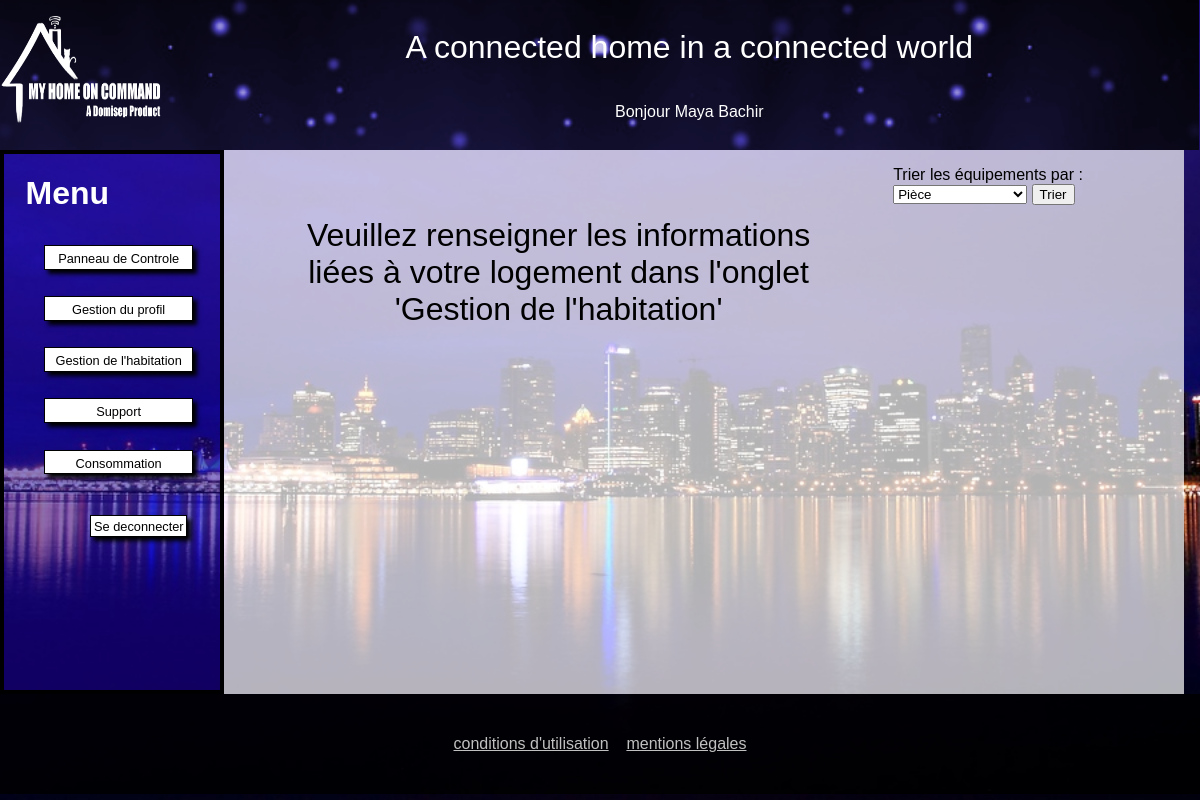
Page /MyHomeOnCommand/index.php?page=panneau (signed in) on the earlier database version.
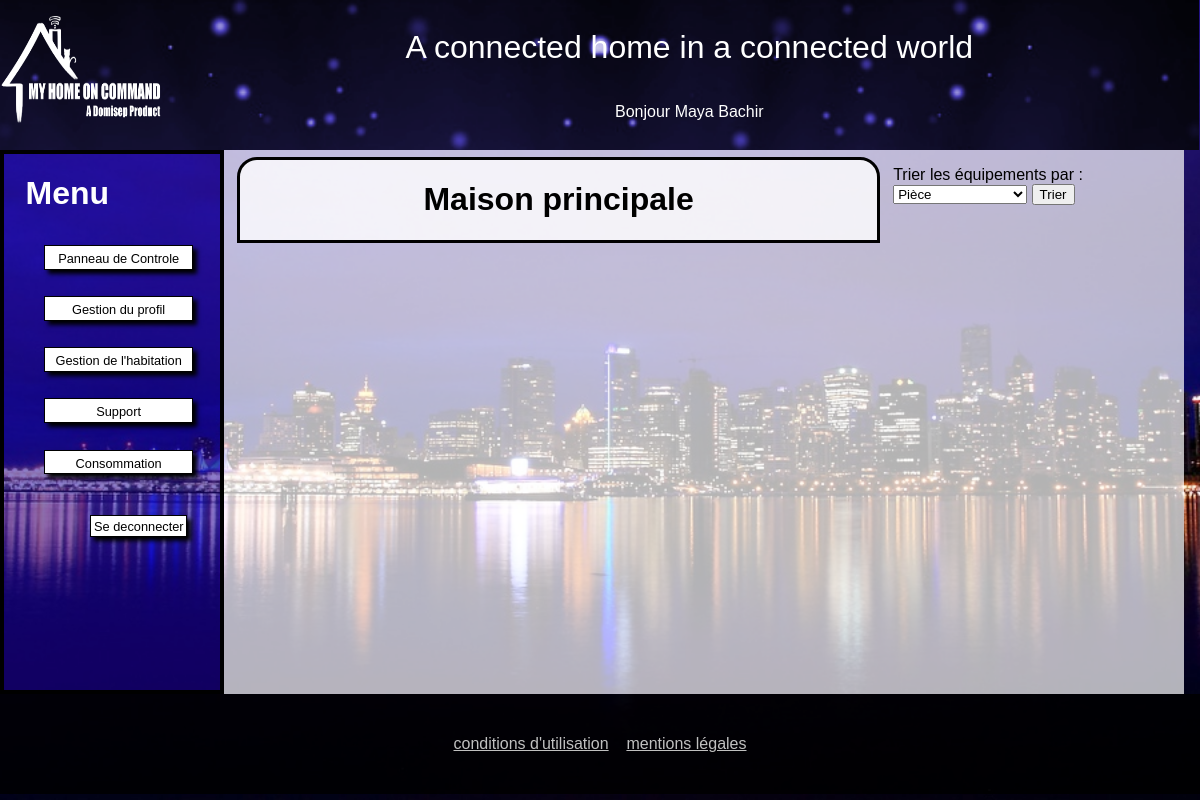
Same page on the later database version.
### tables this page shows
CREATE TABLE IF NOT EXISTS `slogan` (
  `id_slogan` int(11) NOT NULL AUTO_INCREMENT,
  `contenu_slogan` text,
  PRIMARY KEY (`id_slogan`)
);

CREATE TABLE IF NOT EXISTS `info_utilisateur` (
  `id_info_utilisateur` int(11) NOT NULL AUTO_INCREMENT,
  `prenom` varchar(255) NOT NULL,
  `nom` varchar(255) NOT NULL,
  `email` varchar(255) DEFAULT NULL,
  `telephone` varchar(255) DEFAULT NULL,
  `statut_utilisateur` varchar(255) NOT NULL,
  `id_utilisateur` int(11) NOT NULL,
  `token` varchar(255) NOT NULL,
  PRIMARY KEY (`id_info_utilisateur`)
);

CREATE TABLE IF NOT EXISTS `logement` (
  `id_logement` int(11) NOT NULL AUTO_INCREMENT,
  `nom_logement` varchar(255) NOT NULL,
  `rue` varchar(255) NOT NULL,
  `ville` varchar(255) NOT NULL,
  `code_postal` int(11) NOT NULL,
  `pays` varchar(255) NOT NULL,
  PRIMARY KEY (`id_logement`)
);

### MyHomeOnCommand/controleur/controleurPanneaucapteursClient.php (called while the page is built, shortened)
<?php
if (!isset($_POST['tri']) || empty($_POST['tri']))
{
	$fonction = 'piece';
}
else
{
	$fonction=$_POST['tri'];
}
$panneau=new panneauControle;
switch ($fonction)
{
	case 'piece' :
		$vue='panneaucontroleClient';
		$id_logements=$panneau->Obtenir_id_logements(htmlspecialchars($_SESSION['id']));
		break;
}
include('vue/' . $vue . '.php');

### MyHomeOnCommand/modele/modeleAccueil.php (called while the page is built, shortened)
<?php
class Connection
{
    protected function dbConnect()
    {
        try
        {
            $db = new PDO('mysql:host=localhost;dbname=myhomeoncommand;charset=utf8', 'root', '');
        }
        catch (Exception $e)
        {
                        die('Erreur : ' . $e->getMessage());
        }
        return $db;
    }
}
class LoginUtilisateur extends Connection
{
    public function getInfoUtilisateur($idUtil)
    {
        $db=$this->dbConnect();
        $req = $db->prepare('SELECT prenom, nom, email, telephone, statut_utilisateur, id_utilisateur FROM info_utilisateur WHERE id_utilisateur = :id');
        $req->execute(array('id' => $idUtil));
        return $req;
    }
}
class InscriptionUtilisateur extends Connection
{
     public function getSlogan()
    {
        $db=$this->dbConnect();
        $req = $db->query('SELECT contenu_slogan FROM slogan');
        return $req;
     }
}

### MyHomeOnCommand/controleur/controleurAccueil.php (called while the page is built, shortened)
<?php
function infoBandeau($idClient)
{
    $utilisateur=new LoginUtilisateur;
    $info=$utilisateur->getInfoUtilisateur($idClient);
    $information=$info->fetch();
    return $information;
}
function afficheslogan()
{
    $affiche=new InscriptionUtilisateur;
    $slogan =$affiche->getSlogan();
    $slogan=$slogan->fetch()[0];
    return $slogan;
}

### MyHomeOnCommand/modele/modelePanneaucapteursClient.php (called while the page is built, shortened)
<?php
class panneauControle extends Connection
{
	public function Obtenir_id_logements($id_utilisateur)
	{
		$bdd=$this->dbConnect();
		$req = $bdd->prepare(
			'SELECT * FROM logement
				INNER JOIN relation_logement_utilisateur
					ON logement.id_logement = relation_logement_utilisateur.id_logement
				WHERE relation_logement_utilisateur.id_utilisateur=:id_utilisateur'
			);
		$req->execute(array('id_utilisateur' => $id_utilisateur));
		$Logements_utilisateur = array();
		while($donnees = $req->fetch())
		{
			$Logements_utilisateur[] = $donnees['id_logement'];
		}
		return $Logements_utilisateur;
	}
	public function Obtenir_nom_logement($id_logement)
	{
		$bdd=$this->dbConnect();
		$req = $bdd->prepare(
			'SELECT nom_logement FROM logement
				WHERE id_logement=:id_logement'
			);
		$req->execute(array('id_logement' => $id_logement));
		while($donnee=$req->fetch())
		{
			$info=$donnee['nom_logement'];
		}
		return $info;
	}
}

### MyHomeOnCommand/vue/panneaucontroleClient.php (the view, shortened to what this page needs)
<!DOCTYPE html>
	<html>
		<head>
			<link rel="stylesheet" href="css/styleHeaderFooter.css"/>
			<link rel="stylesheet" href="css/stylePanneauClient.css"/>
			<link rel="stylesheet" href="css/styleMenu.css" />
            <link rel="stylesheet" href="css/styleGeneral.css" />
		</head>
		<body>
			<?php include('vue/header.php'); ?>
			<div id="corps">
				<?php include('vue/menuClient.php'); ?>
				<div id='paslemenu'>
					<div id='panneau_controle_bloc_principal'>
						<?php
						if(empty($id_logements))
						{
							echo "<div id='pasDeLogement'>";
							echo "Veuillez renseigner les informations liées à votre logement dans l'onglet 'Gestion de l'habitation'";
							echo "</div>";
						}
						else
						{
						foreach($id_logements as $id_logement)
						{
							echo '<div class=\'case_logement\'><div class="'.$id_logement.'">';
								$nom_logement=$panneau->Obtenir_nom_logement($id_logement);
								echo '<h1 class="titre_logement"><div class="'.$id_logement.'"></div>' . $nom_logement . '</h1>';
							echo '</div></div>';
						}
					}
					?>
					</div>
					<div id='trier'>
						<form action="index.php?page=panneau" method="post">
						<p>
						<label for="tri">Trier les équipements par :</label>
						<select name="tri" id="tri">
							<option value="piece" selected>Pièce</option>
						</select>
						<input type="submit" value="Trier" id="bouton_tri"/>
						</p>
						</form>
					</div>
				</div>
			</div>
			<?php include('vue/footer.php'); ?>
		</body>
	</html>

### MyHomeOnCommand/index.php (shortened to what this page needs)
<?php
require_once('controleur/controleurAccueil.php');
require_once('controleur/controleurRoute.php');
require_once('modele/modeleAccueil.php');
require_once('modele/modelePanneaucapteursClient.php');
function route()
{
$page=$_GET['page'];
switch($page)
{
    case 'panneau':
        affichePanneau();
        break;
}
}
if(isset($_GET['page']))
{
    route();
}
else
{
    Header('Location: index.php?page=accueil');
}

### MyHomeOnCommand/controleur/controleurRoute.php (shortened to what this page needs)
<?php
function affichePanneau()
{
        if(isset($_SESSION['type']))
        {
            if($_SESSION['type']==3)
            {
                require_once('controleur/controleurPanneaucapteursClient.php');
            }
        }
        else
        {
            Header('refresh:0;url=index.php?page=accueil');
        }
}

### MyHomeOnCommand/vue/header.php (shortened to what this page needs)
<div id="bandeau_accueil">
    <div id="logo"><a href="index.php?page=<?php if(isset($_SESSION['type'])){if($_SESSION['type']==3){echo "panneau";}if($_SESSION['type']==1){echo "adminPanneauClient";}}else{echo "accueil";} ?>" title="Accueil"><img id="imagelogo" src="images/logo.png" alt="Logo de MyHomeOnCommand" /></a></div>
        <div id="titre">
    <?php
        echo afficheslogan();
        if(isset($_SESSION['prenom']))
        {
            if($_SESSION['type']==3)
            {
                $info=infoBandeau($_SESSION['id']);
                echo "</br></br><div id='sousTitre'>Bonjour ".$info['prenom']." ". $info['nom']."</div>";
            }
        }
    ?>
    </div>
</div>
<div id='bandeau_invisible'></div>

### MyHomeOnCommand/vue/menuClient.php
<div class="menu">
   	<h1 id="h1Menu">Menu</h1>
       <ul id="ulmenu">
           <a href="index.php?page=panneau" class="listeMenu">Panneau de Controle<li></li></a>
           <a href="index.php?page=gestionProfilClient" class="listeMenu">Gestion du profil<li></li></a>
           <a href="index.php?page=gestionHabitationClient" class="listeMenu">Gestion de l'habitation<li></li></a>
           <a href="index.php?page=supportClient" class="listeMenu">Support<li></li></a>
           <a href="index.php?page=consommationClient" class="listeMenu">Consommation<li></li></a>
       </ul>
       <a href="index.php?page=accueil" class="Mdeconnexion">Se deconnecter</a>
   </div>

### MyHomeOnCommand/vue/footer.php
<div id="bas"><a id='liensfooter' href="index.php?page=conditions">conditions d'utilisation</a>&nbsp&nbsp&nbsp&nbsp<a id='liensfooter' href="index.php?page=mentionsLegales">mentions légales</a></div>

### MyHomeOnCommand/css/styleHeaderFooter.css (style rules this page uses)
#bandeau_accueil { display:flex; height: 150px; width: 99.9%; background: url("../images/fondHeader.png") no-repeat center center fixed ; background-size: cover; background-color: rgba(105,104,189,1); position: fixed; z-index: 5; }
#logo { height: 100%; width: 15%; box-sizing: border-box; }
#imagelogo { width: 100%; height:100%; margin: 0; padding: 0; }
#titre { width: 85%; height: 100%; display: flex; color: white; justify-content: center; align-items: center; font-size: 2em; flex-direction: column; }
#sousTitre { justify-content: center; align-items: center; font-size: 0.5em; }
#bas { height: 100px; width: auto; background-color: rgba(0,0,0,0.8); display: flex; justify-content: center; align-items: center; }
#liensfooter { color: silver; }
#bandeau_invisible { height: 150px; }

### MyHomeOnCommand/css/stylePanneauClient.css (style rules this page uses)
#corps { display: flex; flex-direction: row; width: 100%; }
#paslemenu { display: flex; width: 80%; justify-content: space-between; background-color: rgba(255,255,255,0.7); }
#panneau_controle_bloc_principal { display: flex; flex-direction: column; color:black; width: 90%; }
#trier { color: black; padding-left: 0%; padding-right: 0%; }
.case_logement { display: flex; flex-direction: column; background-color: rgba(255,255,255,0.8); border: black solid 3px; border-radius: 20px 20px 0 0; min-width: 400px; min-height: 50px; margin: 1% 2% 1% 2%; text-align: center; }
#pasDeLogement { margin: 10%; font-size: 2em; text-align: center; color: black; }

### MyHomeOnCommand/css/styleMenu.css (style rules this page uses)
#h1Menu { color: white; text-align: left; padding-left: 10%; margin-bottom: 15%; }
.listeMenu { list-style: none; border:solid 0.15em black; width: 78%; text-align: center; background-color: white; margin: 0% 2% 15% 0% ; padding: 5px; box-shadow: 0.35em 0.35em 0.35em black; text-decoration-line: none; color: black; height: 1em; font-size: 0.8em; }
.menu { height: 33.5em; border: solid 0.3em black; min-width: 18%; width: 18%; background-color: rgba(27,1,155,0.5); ; }
#ulmenu { display: flex; flex-direction: column; }
.Mdeconnexion { border:solid 0.15em black; background-color: white; margin-left: 40%; padding: 0.2em; box-shadow: 0.35em 0.35em 0.35em black; text-decoration-line: none; color: black; font-size: 0.8em; }

### MyHomeOnCommand/css/styleGeneral.css (style rules this page uses)
body { margin:0px 0px 0px 0px; background: url("../images/ville.jpg") no-repeat center center fixed; background-size: cover; color:white; font-family: Arial; }
html,body { height: 100%; }

Differences in the rows shown:
added logement: nom_logement "Maison principale"
Other differences:
text no longer shown: "Veuillez renseigner les informations liées à votre logement dans l'onglet 'Gestion de l'habitation'"
